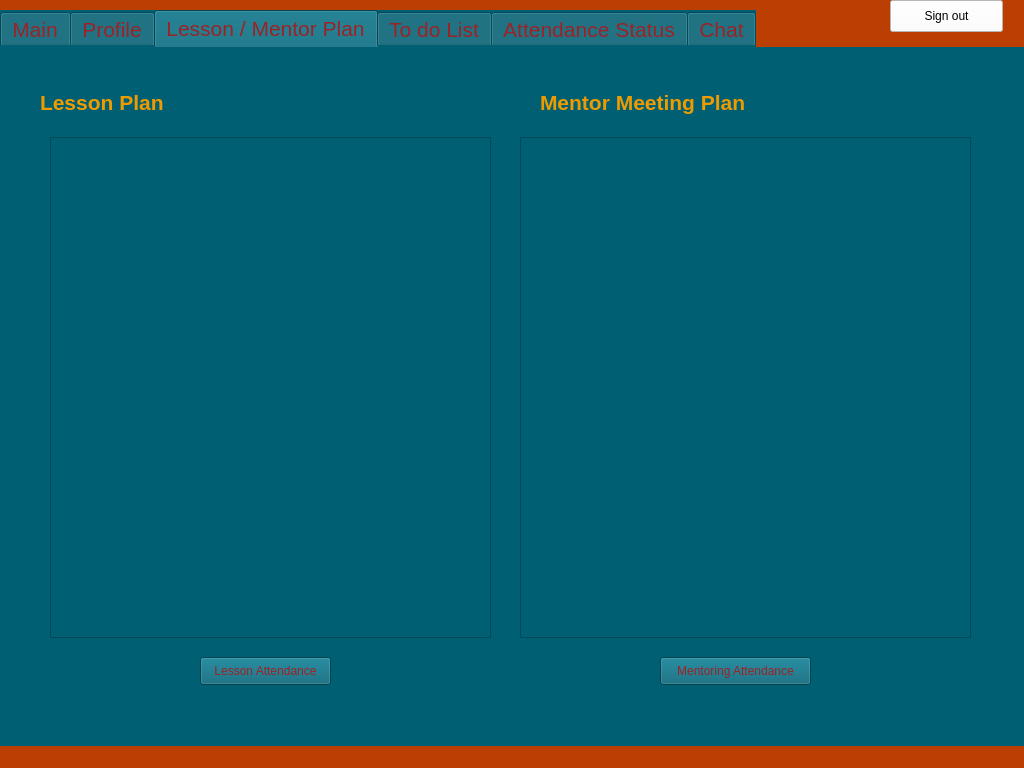
<?xml version="1.0" encoding="UTF-8"?>
<ui version="4.0">
 <class>MainWindow</class>
 <widget class="QMainWindow" name="MainWindow">
  <property name="geometry">
   <rect>
    <x>0</x>
    <y>0</y>
    <width>1024</width>
    <height>768</height>
   </rect>
  </property>
  <property name="minimumSize">
   <size>
    <width>800</width>
    <height>600</height>
   </size>
  </property>
  <property name="windowTitle">
   <string>MainWindow</string>
  </property>
  <property name="styleSheet">
   <string notr="true">background-color: rgb(187, 62, 3);</string>
  </property>
  <property name="toolButtonStyle">
   <enum>Qt::ToolButtonIconOnly</enum>
  </property>
  <widget class="QWidget" name="centralwidget">
   <widget class="QTabWidget" name="tabWidget">
    <property name="geometry">
     <rect>
      <x>0</x>
      <y>10</y>
      <width>1031</width>
      <height>911</height>
     </rect>
    </property>
    <property name="font">
     <font>
      <pointsize>16</pointsize>
     </font>
    </property>
    <property name="styleSheet">
     <string notr="true">background-color: rgb(0, 95, 115);
border-color: rgb(148, 210, 189);
color: rgb(155, 34, 38);</string>
    </property>
    <property name="currentIndex">
     <number>2</number>
    </property>
    <widget class="QWidget" name="student_main">
     <attribute name="title">
      <string>Main</string>
     </attribute>
     <widget class="QLabel" name="student_main_name">
      <property name="geometry">
       <rect>
        <x>40</x>
        <y>20</y>
        <width>401</width>
        <height>50</height>
       </rect>
      </property>
      <property name="minimumSize">
       <size>
        <width>250</width>
        <height>50</height>
       </size>
      </property>
      <property name="font">
       <font>
        <pointsize>16</pointsize>
        <weight>75</weight>
        <bold>true</bold>
       </font>
      </property>
      <property name="styleSheet">
       <string notr="true">color: rgb(238, 155, 0);</string>
      </property>
      <property name="text">
       <string>HOŞGELDİN AHMET</string>
      </property>
     </widget>
     <widget class="QLabel" name="student_main_date">
      <property name="geometry">
       <rect>
        <x>680</x>
        <y>20</y>
        <width>250</width>
        <height>50</height>
       </rect>
      </property>
      <property name="minimumSize">
       <size>
        <width>250</width>
        <height>50</height>
       </size>
      </property>
      <property name="font">
       <font>
        <pointsize>16</pointsize>
        <weight>75</weight>
        <bold>true</bold>
       </font>
      </property>
      <property name="styleSheet">
       <string notr="true">color: rgb(238, 155, 0);</string>
      </property>
      <property name="text">
       <string>26/12/2023</string>
      </property>
     </widget>
     <widget class="QLabel" name="label_main_announcements">
      <property name="geometry">
       <rect>
        <x>30</x>
        <y>90</y>
        <width>200</width>
        <height>40</height>
       </rect>
      </property>
      <property name="minimumSize">
       <size>
        <width>200</width>
        <height>40</height>
       </size>
      </property>
      <property name="font">
       <font>
        <pointsize>12</pointsize>
       </font>
      </property>
      <property name="styleSheet">
       <string notr="true">color: rgb(238, 155, 0);</string>
      </property>
      <property name="text">
       <string>Announcements</string>
      </property>
     </widget>
     <widget class="QTextBrowser" name="announcements_textBrowser">
      <property name="geometry">
       <rect>
        <x>30</x>
        <y>140</y>
        <width>721</width>
        <height>192</height>
       </rect>
      </property>
     </widget>
    </widget>
    <widget class="QWidget" name="student_profile">
     <property name="font">
      <font>
       <pointsize>17</pointsize>
      </font>
     </property>
     <attribute name="title">
      <string>Profile</string>
     </attribute>
     <widget class="QLabel" name="label_profile_name">
      <property name="geometry">
       <rect>
        <x>40</x>
        <y>39</y>
        <width>200</width>
        <height>51</height>
       </rect>
      </property>
      <property name="minimumSize">
       <size>
        <width>200</width>
        <height>50</height>
       </size>
      </property>
      <property name="font">
       <font>
        <pointsize>16</pointsize>
        <weight>75</weight>
        <bold>true</bold>
       </font>
      </property>
      <property name="styleSheet">
       <string notr="true">color: rgb(238, 155, 0);</string>
      </property>
      <property name="text">
       <string>Name :</string>
      </property>
     </widget>
     <widget class="QLabel" name="label_profile_surname">
      <property name="geometry">
       <rect>
        <x>40</x>
        <y>100</y>
        <width>200</width>
        <height>50</height>
       </rect>
      </property>
      <property name="minimumSize">
       <size>
        <width>200</width>
        <height>50</height>
       </size>
      </property>
      <property name="font">
       <font>
        <pointsize>16</pointsize>
        <weight>75</weight>
        <bold>true</bold>
       </font>
      </property>
      <property name="styleSheet">
       <string notr="true">color: rgb(238, 155, 0);</string>
      </property>
      <property name="text">
       <string>Surname :</string>
      </property>
     </widget>
     <widget class="QLabel" name="label_profile_birth">
      <property name="geometry">
       <rect>
        <x>40</x>
        <y>170</y>
        <width>200</width>
        <height>50</height>
       </rect>
      </property>
      <property name="minimumSize">
       <size>
        <width>200</width>
        <height>50</height>
       </size>
      </property>
      <property name="font">
       <font>
        <pointsize>16</pointsize>
        <weight>75</weight>
        <bold>true</bold>
       </font>
      </property>
      <property name="styleSheet">
       <string notr="true">color: rgb(238, 155, 0);</string>
      </property>
      <property name="text">
       <string>Date of Birth :</string>
      </property>
     </widget>
     <widget class="QLabel" name="label_profile_mail">
      <property name="geometry">
       <rect>
        <x>40</x>
        <y>230</y>
        <width>200</width>
        <height>50</height>
       </rect>
      </property>
      <property name="minimumSize">
       <size>
        <width>200</width>
        <height>50</height>
       </size>
      </property>
      <property name="font">
       <font>
        <pointsize>16</pointsize>
        <weight>75</weight>
        <bold>true</bold>
       </font>
      </property>
      <property name="styleSheet">
       <string notr="true">color: rgb(238, 155, 0);</string>
      </property>
      <property name="text">
       <string>E-Mail :</string>
      </property>
     </widget>
     <widget class="QLabel" name="label_profile_city">
      <property name="geometry">
       <rect>
        <x>40</x>
        <y>290</y>
        <width>200</width>
        <height>50</height>
       </rect>
      </property>
      <property name="minimumSize">
       <size>
        <width>200</width>
        <height>50</height>
       </size>
      </property>
      <property name="font">
       <font>
        <pointsize>16</pointsize>
        <weight>75</weight>
        <bold>true</bold>
       </font>
      </property>
      <property name="styleSheet">
       <string notr="true">color: rgb(238, 155, 0);</string>
      </property>
      <property name="text">
       <string>City :</string>
      </property>
     </widget>
     <widget class="QLabel" name="label_profile_tel">
      <property name="geometry">
       <rect>
        <x>40</x>
        <y>340</y>
        <width>200</width>
        <height>50</height>
       </rect>
      </property>
      <property name="minimumSize">
       <size>
        <width>200</width>
        <height>50</height>
       </size>
      </property>
      <property name="font">
       <font>
        <pointsize>16</pointsize>
        <weight>75</weight>
        <bold>true</bold>
       </font>
      </property>
      <property name="styleSheet">
       <string notr="true">color: rgb(238, 155, 0);</string>
      </property>
      <property name="text">
       <string>Tel :</string>
      </property>
     </widget>
     <widget class="QLabel" name="student_profil_name">
      <property name="geometry">
       <rect>
        <x>260</x>
        <y>39</y>
        <width>200</width>
        <height>51</height>
       </rect>
      </property>
      <property name="minimumSize">
       <size>
        <width>200</width>
        <height>50</height>
       </size>
      </property>
      <property name="font">
       <font>
        <pointsize>16</pointsize>
       </font>
      </property>
      <property name="styleSheet">
       <string notr="true">color: rgb(238, 155, 0);</string>
      </property>
      <property name="text">
       <string>Ahmet</string>
      </property>
     </widget>
     <widget class="QLabel" name="student_profil_surname">
      <property name="geometry">
       <rect>
        <x>260</x>
        <y>100</y>
        <width>200</width>
        <height>50</height>
       </rect>
      </property>
      <property name="minimumSize">
       <size>
        <width>200</width>
        <height>50</height>
       </size>
      </property>
      <property name="font">
       <font>
        <pointsize>16</pointsize>
       </font>
      </property>
      <property name="styleSheet">
       <string notr="true">color: rgb(238, 155, 0);</string>
      </property>
      <property name="text">
       <string>Gamsız</string>
      </property>
     </widget>
     <widget class="QLabel" name="student_profil_birth">
      <property name="geometry">
       <rect>
        <x>260</x>
        <y>170</y>
        <width>200</width>
        <height>50</height>
       </rect>
      </property>
      <property name="minimumSize">
       <size>
        <width>200</width>
        <height>50</height>
       </size>
      </property>
      <property name="font">
       <font>
        <pointsize>16</pointsize>
       </font>
      </property>
      <property name="styleSheet">
       <string notr="true">color: rgb(238, 155, 0);</string>
      </property>
      <property name="text">
       <string>06.09.1983</string>
      </property>
     </widget>
     <widget class="QLabel" name="student_profil_mail">
      <property name="geometry">
       <rect>
        <x>260</x>
        <y>230</y>
        <width>350</width>
        <height>50</height>
       </rect>
      </property>
      <property name="minimumSize">
       <size>
        <width>350</width>
        <height>50</height>
       </size>
      </property>
      <property name="font">
       <font>
        <pointsize>16</pointsize>
       </font>
      </property>
      <property name="styleSheet">
       <string notr="true">color: rgb(238, 155, 0);</string>
      </property>
      <property name="text">
       <string>ahmetgamsiz@gmail.com</string>
      </property>
     </widget>
     <widget class="QLabel" name="student_profil_city">
      <property name="geometry">
       <rect>
        <x>260</x>
        <y>290</y>
        <width>200</width>
        <height>50</height>
       </rect>
      </property>
      <property name="minimumSize">
       <size>
        <width>200</width>
        <height>50</height>
       </size>
      </property>
      <property name="font">
       <font>
        <pointsize>16</pointsize>
       </font>
      </property>
      <property name="styleSheet">
       <string notr="true">color: rgb(238, 155, 0);</string>
      </property>
      <property name="text">
       <string>İzmir</string>
      </property>
     </widget>
     <widget class="QLabel" name="student_profil_tel">
      <property name="geometry">
       <rect>
        <x>260</x>
        <y>340</y>
        <width>200</width>
        <height>50</height>
       </rect>
      </property>
      <property name="minimumSize">
       <size>
        <width>200</width>
        <height>50</height>
       </size>
      </property>
      <property name="font">
       <font>
        <pointsize>16</pointsize>
       </font>
      </property>
      <property name="styleSheet">
       <string notr="true">color: rgb(238, 155, 0);</string>
      </property>
      <property name="text">
       <string>(000) 000 00 00</string>
      </property>
     </widget>
     <widget class="QPushButton" name="student_profil_change_button">
      <property name="geometry">
       <rect>
        <x>520</x>
        <y>430</y>
        <width>200</width>
        <height>50</height>
       </rect>
      </property>
      <property name="minimumSize">
       <size>
        <width>150</width>
        <height>50</height>
       </size>
      </property>
      <property name="font">
       <font>
        <pointsize>16</pointsize>
        <weight>75</weight>
        <bold>true</bold>
       </font>
      </property>
      <property name="styleSheet">
       <string notr="true">color: rgb(238, 155, 0);</string>
      </property>
      <property name="text">
       <string>Change</string>
      </property>
     </widget>
     <widget class="QTextEdit" name="student_profil_name_edit">
      <property name="geometry">
       <rect>
        <x>630</x>
        <y>30</y>
        <width>321</width>
        <height>50</height>
       </rect>
      </property>
      <property name="minimumSize">
       <size>
        <width>200</width>
        <height>50</height>
       </size>
      </property>
      <property name="font">
       <font>
        <pointsize>16</pointsize>
       </font>
      </property>
      <property name="styleSheet">
       <string notr="true">color: rgb(238, 155, 0);</string>
      </property>
      <property name="readOnly">
       <bool>true</bool>
      </property>
      <property name="overwriteMode">
       <bool>false</bool>
      </property>
     </widget>
     <widget class="QPushButton" name="student_profil_ok_button">
      <property name="geometry">
       <rect>
        <x>740</x>
        <y>430</y>
        <width>200</width>
        <height>50</height>
       </rect>
      </property>
      <property name="minimumSize">
       <size>
        <width>150</width>
        <height>50</height>
       </size>
      </property>
      <property name="font">
       <font>
        <pointsize>16</pointsize>
        <weight>75</weight>
        <bold>true</bold>
       </font>
      </property>
      <property name="styleSheet">
       <string notr="true">color: rgb(238, 155, 0);</string>
      </property>
      <property name="text">
       <string>OK</string>
      </property>
     </widget>
     <widget class="QTextEdit" name="student_profil_surname_edit">
      <property name="geometry">
       <rect>
        <x>630</x>
        <y>90</y>
        <width>321</width>
        <height>50</height>
       </rect>
      </property>
      <property name="minimumSize">
       <size>
        <width>200</width>
        <height>50</height>
       </size>
      </property>
      <property name="font">
       <font>
        <pointsize>16</pointsize>
       </font>
      </property>
      <property name="styleSheet">
       <string notr="true">color: rgb(238, 155, 0);</string>
      </property>
      <property name="readOnly">
       <bool>true</bool>
      </property>
      <property name="overwriteMode">
       <bool>false</bool>
      </property>
     </widget>
     <widget class="QTextEdit" name="student_profil_birth_edit">
      <property name="geometry">
       <rect>
        <x>630</x>
        <y>160</y>
        <width>321</width>
        <height>50</height>
       </rect>
      </property>
      <property name="minimumSize">
       <size>
        <width>200</width>
        <height>50</height>
       </size>
      </property>
      <property name="font">
       <font>
        <pointsize>16</pointsize>
       </font>
      </property>
      <property name="styleSheet">
       <string notr="true">color: rgb(238, 155, 0);</string>
      </property>
      <property name="readOnly">
       <bool>true</bool>
      </property>
      <property name="overwriteMode">
       <bool>false</bool>
      </property>
     </widget>
     <widget class="QTextEdit" name="student_profil_mail_edit">
      <property name="geometry">
       <rect>
        <x>630</x>
        <y>220</y>
        <width>321</width>
        <height>50</height>
       </rect>
      </property>
      <property name="minimumSize">
       <size>
        <width>200</width>
        <height>50</height>
       </size>
      </property>
      <property name="font">
       <font>
        <pointsize>16</pointsize>
       </font>
      </property>
      <property name="styleSheet">
       <string notr="true">color: rgb(238, 155, 0);</string>
      </property>
      <property name="readOnly">
       <bool>true</bool>
      </property>
      <property name="overwriteMode">
       <bool>false</bool>
      </property>
     </widget>
     <widget class="QTextEdit" name="student_profil_city_edit">
      <property name="geometry">
       <rect>
        <x>630</x>
        <y>280</y>
        <width>321</width>
        <height>50</height>
       </rect>
      </property>
      <property name="minimumSize">
       <size>
        <width>200</width>
        <height>50</height>
       </size>
      </property>
      <property name="font">
       <font>
        <pointsize>16</pointsize>
       </font>
      </property>
      <property name="styleSheet">
       <string notr="true">color: rgb(238, 155, 0);</string>
      </property>
      <property name="readOnly">
       <bool>true</bool>
      </property>
      <property name="overwriteMode">
       <bool>false</bool>
      </property>
     </widget>
     <widget class="QTextEdit" name="student_profil_tel_edit">
      <property name="geometry">
       <rect>
        <x>630</x>
        <y>340</y>
        <width>321</width>
        <height>50</height>
       </rect>
      </property>
      <property name="minimumSize">
       <size>
        <width>200</width>
        <height>50</height>
       </size>
      </property>
      <property name="font">
       <font>
        <pointsize>16</pointsize>
       </font>
      </property>
      <property name="styleSheet">
       <string notr="true">color: rgb(238, 155, 0);</string>
      </property>
      <property name="readOnly">
       <bool>true</bool>
      </property>
      <property name="overwriteMode">
       <bool>false</bool>
      </property>
     </widget>
     <widget class="QPushButton" name="update_information_Button">
      <property name="geometry">
       <rect>
        <x>410</x>
        <y>410</y>
        <width>161</width>
        <height>32</height>
       </rect>
      </property>
      <property name="text">
       <string>Update Information</string>
      </property>
     </widget>
    </widget>
    <widget class="QWidget" name="student_plan">
     <attribute name="title">
      <string>Lesson / Mentor Plan</string>
     </attribute>
     <widget class="QLabel" name="label_plan_lesson">
      <property name="geometry">
       <rect>
        <x>40</x>
        <y>30</y>
        <width>200</width>
        <height>50</height>
       </rect>
      </property>
      <property name="minimumSize">
       <size>
        <width>200</width>
        <height>50</height>
       </size>
      </property>
      <property name="font">
       <font>
        <pointsize>16</pointsize>
        <weight>75</weight>
        <bold>true</bold>
       </font>
      </property>
      <property name="styleSheet">
       <string notr="true">color: rgb(238, 155, 0);</string>
      </property>
      <property name="text">
       <string>Lesson Plan</string>
      </property>
     </widget>
     <widget class="QLabel" name="label_plan_mentor">
      <property name="geometry">
       <rect>
        <x>540</x>
        <y>30</y>
        <width>300</width>
        <height>50</height>
       </rect>
      </property>
      <property name="minimumSize">
       <size>
        <width>300</width>
        <height>50</height>
       </size>
      </property>
      <property name="font">
       <font>
        <pointsize>16</pointsize>
        <weight>75</weight>
        <bold>true</bold>
       </font>
      </property>
      <property name="styleSheet">
       <string notr="true">color: rgb(238, 155, 0);</string>
      </property>
      <property name="text">
       <string>Mentor Meeting Plan</string>
      </property>
     </widget>
     <widget class="QTableWidget" name="student_plan_lesson_list">
      <property name="geometry">
       <rect>
        <x>50</x>
        <y>90</y>
        <width>441</width>
        <height>501</height>
       </rect>
      </property>
     </widget>
     <widget class="QTableWidget" name="student_plan_mentor_list">
      <property name="geometry">
       <rect>
        <x>520</x>
        <y>90</y>
        <width>451</width>
        <height>501</height>
       </rect>
      </property>
     </widget>
     <widget class="QPushButton" name="lesson_attendance">
      <property name="geometry">
       <rect>
        <x>200</x>
        <y>610</y>
        <width>131</width>
        <height>28</height>
       </rect>
      </property>
      <property name="text">
       <string>Lesson Attendance</string>
      </property>
     </widget>
     <widget class="QPushButton" name="mentor_attendance">
      <property name="geometry">
       <rect>
        <x>660</x>
        <y>610</y>
        <width>151</width>
        <height>28</height>
       </rect>
      </property>
      <property name="text">
       <string>Mentoring Attendance</string>
      </property>
     </widget>
    </widget>
    <widget class="QWidget" name="student_to_do">
     <attribute name="title">
      <string>To do List</string>
     </attribute>
     <widget class="QTableWidget" name="tasks_tableWidget">
      <property name="geometry">
       <rect>
        <x>100</x>
        <y>90</y>
        <width>651</width>
        <height>192</height>
       </rect>
      </property>
     </widget>
    </widget>
    <widget class="QWidget" name="student_attendance">
     <attribute name="title">
      <string>Attendance Status</string>
     </attribute>
     <widget class="QLabel" name="label_lesson_status">
      <property name="geometry">
       <rect>
        <x>40</x>
        <y>30</y>
        <width>400</width>
        <height>50</height>
       </rect>
      </property>
      <property name="minimumSize">
       <size>
        <width>400</width>
        <height>50</height>
       </size>
      </property>
      <property name="font">
       <font>
        <pointsize>16</pointsize>
        <weight>75</weight>
        <bold>true</bold>
       </font>
      </property>
      <property name="styleSheet">
       <string notr="true">color: rgb(238, 155, 0);</string>
      </property>
      <property name="text">
       <string>Lesson Attendance Status</string>
      </property>
     </widget>
     <widget class="QTextEdit" name="student_attendance_lesson_list">
      <property name="geometry">
       <rect>
        <x>40</x>
        <y>90</y>
        <width>450</width>
        <height>500</height>
       </rect>
      </property>
      <property name="minimumSize">
       <size>
        <width>450</width>
        <height>500</height>
       </size>
      </property>
      <property name="styleSheet">
       <string notr="true">color: rgb(238, 155, 0);</string>
      </property>
     </widget>
     <widget class="QLabel" name="label_mentor_status">
      <property name="geometry">
       <rect>
        <x>540</x>
        <y>21</y>
        <width>480</width>
        <height>50</height>
       </rect>
      </property>
      <property name="minimumSize">
       <size>
        <width>480</width>
        <height>50</height>
       </size>
      </property>
      <property name="maximumSize">
       <size>
        <width>480</width>
        <height>16777215</height>
       </size>
      </property>
      <property name="font">
       <font>
        <pointsize>16</pointsize>
        <weight>75</weight>
        <bold>true</bold>
       </font>
      </property>
      <property name="styleSheet">
       <string notr="true">color: rgb(238, 155, 0);</string>
      </property>
      <property name="text">
       <string>Mentor Meeting Attendance Status</string>
      </property>
     </widget>
     <widget class="QTextEdit" name="student_attendance_mentor_list">
      <property name="geometry">
       <rect>
        <x>540</x>
        <y>90</y>
        <width>450</width>
        <height>500</height>
       </rect>
      </property>
      <property name="minimumSize">
       <size>
        <width>450</width>
        <height>500</height>
       </size>
      </property>
      <property name="styleSheet">
       <string notr="true">color: rgb(238, 155, 0);</string>
      </property>
     </widget>
    </widget>
    <widget class="QWidget" name="student_dance">
     <attribute name="title">
      <string>Chat</string>
     </attribute>
     <widget class="QComboBox" name="chat_list">
      <property name="geometry">
       <rect>
        <x>30</x>
        <y>30</y>
        <width>230</width>
        <height>50</height>
       </rect>
      </property>
      <property name="minimumSize">
       <size>
        <width>230</width>
        <height>50</height>
       </size>
      </property>
      <property name="font">
       <font>
        <pointsize>12</pointsize>
       </font>
      </property>
      <property name="styleSheet">
       <string notr="true">color: rgb(238, 155, 0);</string>
      </property>
      <item>
       <property name="text">
        <string>Please Select Person:</string>
       </property>
      </item>
      <item>
       <property name="text">
        <string>None</string>
       </property>
      </item>
      <item>
       <property name="text">
        <string>None</string>
       </property>
      </item>
      <item>
       <property name="text">
        <string>None</string>
       </property>
      </item>
      <item>
       <property name="text">
        <string>None</string>
       </property>
      </item>
      <item>
       <property name="text">
        <string>None</string>
       </property>
      </item>
      <item>
       <property name="text">
        <string>None</string>
       </property>
      </item>
      <item>
       <property name="text">
        <string>None</string>
       </property>
      </item>
      <item>
       <property name="text">
        <string>None</string>
       </property>
      </item>
      <item>
       <property name="text">
        <string>None</string>
       </property>
      </item>
      <item>
       <property name="text">
        <string>None</string>
       </property>
      </item>
     </widget>
     <widget class="QTextEdit" name="student_chat_message_panel">
      <property name="geometry">
       <rect>
        <x>290</x>
        <y>70</y>
        <width>700</width>
        <height>421</height>
       </rect>
      </property>
      <property name="minimumSize">
       <size>
        <width>700</width>
        <height>0</height>
       </size>
      </property>
      <property name="maximumSize">
       <size>
        <width>700</width>
        <height>16777215</height>
       </size>
      </property>
      <property name="styleSheet">
       <string notr="true">background-color: rgb(233, 216, 166);</string>
      </property>
     </widget>
     <widget class="QTextEdit" name="student_chat_message">
      <property name="geometry">
       <rect>
        <x>290</x>
        <y>530</y>
        <width>700</width>
        <height>100</height>
       </rect>
      </property>
      <property name="minimumSize">
       <size>
        <width>700</width>
        <height>100</height>
       </size>
      </property>
      <property name="maximumSize">
       <size>
        <width>700</width>
        <height>100</height>
       </size>
      </property>
      <property name="styleSheet">
       <string notr="true">background-color: rgb(233, 216, 166);</string>
      </property>
     </widget>
     <widget class="QPushButton" name="student_chat_send_button">
      <property name="geometry">
       <rect>
        <x>50</x>
        <y>530</y>
        <width>200</width>
        <height>100</height>
       </rect>
      </property>
      <property name="minimumSize">
       <size>
        <width>200</width>
        <height>100</height>
       </size>
      </property>
      <property name="font">
       <font>
        <pointsize>20</pointsize>
        <weight>75</weight>
        <bold>true</bold>
       </font>
      </property>
      <property name="styleSheet">
       <string notr="true">color: rgb(238, 155, 0);
background-color: rgb(148, 210, 189);</string>
      </property>
      <property name="text">
       <string>SEND</string>
      </property>
     </widget>
    </widget>
   </widget>
   <widget class="QPushButton" name="sign_out_button">
    <property name="geometry">
     <rect>
      <x>890</x>
      <y>0</y>
      <width>113</width>
      <height>32</height>
     </rect>
    </property>
    <property name="styleSheet">
     <string notr="true">background-color:rgb(255, 255, 255)</string>
    </property>
    <property name="text">
     <string>Sign out</string>
    </property>
   </widget>
  </widget>
  <widget class="QMenuBar" name="menubar">
   <property name="geometry">
    <rect>
     <x>0</x>
     <y>0</y>
     <width>1024</width>
     <height>26</height>
    </rect>
   </property>
  </widget>
  <widget class="QStatusBar" name="statusbar"/>
 </widget>
 <resources/>
 <connections/>
</ui>
